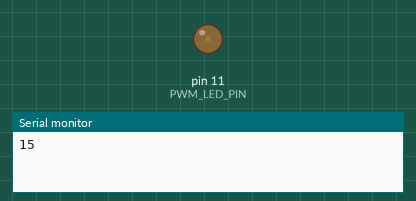
This sketch was run on a simulated Arduino Uno, built with avr-gcc and run on an emulated ATmega328P. Parts: output pins drawn as LEDs (lit = HIGH), the last lines printed to the serial monitor.

Above: at 0.05 s.
At 0.45 s:
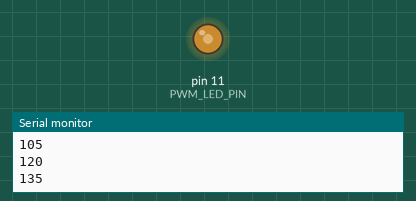
At 0.75 s:
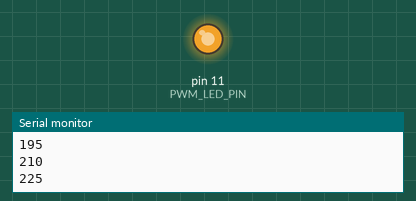
At 1.45 s:
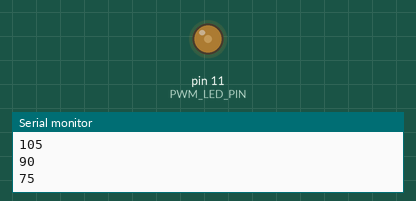
Timing chart, 0 to 3.9 s (numbered marks = the images above):
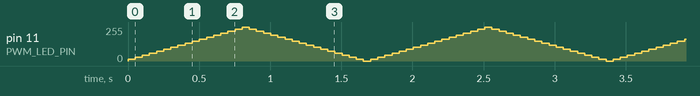

The sketch:

breathing_led.ino
```cpp
const int PWM_LED_PIN = 11;
const int MIN_VALUE = 0;
const int MAX_VALUE = 255;
const int DELAY_VALUE = 50;
int ledValue = 0;
bool isLightingUp = true;

void setup() {
  pinMode(PWM_LED_PIN, OUTPUT);
  Serial.begin(9600);
}

void loop() {
  /*for (int ledValue = MIN_VALUE; ledValue <= MAX_VALUE; ledValue+=15) {
    analogWrite(PWM_LED_PIN, ledValue);
    Serial.println(ledValue);

    if (ledValue == MAX_VALUE) {
      for (int ledValue = MAX_VALUE; ledValue >= MIN_VALUE; ledValue-=15) {
        analogWrite(PWM_LED_PIN, ledValue);
        Serial.println(ledValue);
        delay(DELAY_VALUE);
      }
    }
    delay(DELAY_VALUE);
  }*/

  while (isLightingUp ? ledValue < MAX_VALUE : ledValue > MIN_VALUE) {
    ledValue += isLightingUp ? 15 : -15;
    analogWrite(PWM_LED_PIN, ledValue);
    Serial.println(ledValue);
    delay(DELAY_VALUE);
  }
  isLightingUp = !isLightingUp;
}
```
